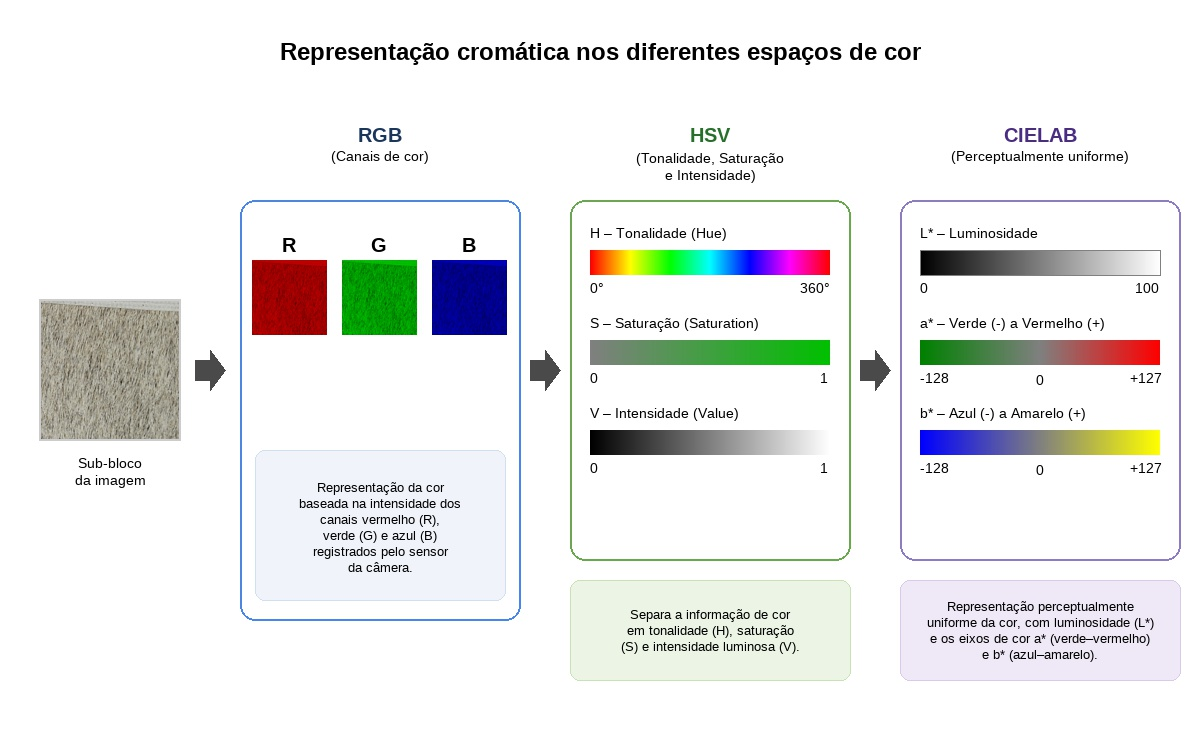
#> input picture imagens paper/diagrama_espacos_cor.jpg, 1200 x 750 px
$ python -i aux3.py   (imports and definitions only)
#> lines starting #> are read from the running program, lines starting #| are printed output that depends on the picture
import os
import colorsys
from PIL import Image, ImageDraw, ImageFont

def get_font(size, bold=False):
    """Busca uma fonte com suporte a acentos compatível com Windows, Mac ou Linux."""
    # Lista de fontes comuns em diferentes sistemas operacionais
    font_list = [
        "arialbd.ttf" if bold else "arial.ttf",                   # Windows
        "Arial Bold.ttf" if bold else "Arial.ttf",                # Mac
        "LiberationSans-Bold.ttf" if bold else "LiberationSans-Regular.ttf", # Linux
        "DejaVuSans-Bold.ttf" if bold else "DejaVuSans.ttf"       # Linux alternativo
    ]

    for font_name in font_list:
        try:
            return ImageFont.truetype(font_name, size)
        except IOError:
            continue

    print("AVISO: Nenhuma fonte padrão com acentos encontrada. O texto pode bugar.")
    return ImageFont.load_default()

def draw_text_centered(draw, pos, text, font, fill="black"):
    """Desenha um texto centralizado em uma determinada posição."""
    x, y = pos
    try:
        bbox = draw.textbbox((0, 0), text, font=font)
        w = bbox[2] - bbox[0]
        h = bbox[3] - bbox[1]
        draw.text((x - w / 2, y - h / 2), text, font=font, fill=fill, align="center")
    except AttributeError:
        draw.text((x - 50, y - 10), text, font=font, fill=fill)

def create_gradient_bar(width, height, color_type):
    """Cria as barras de gradiente para HSV e CIELAB."""
    img = Image.new('RGB', (width, height))
    draw = ImageDraw.Draw(img)

    for x in range(width):
        t = x / (width - 1)

        if color_type == 'H': # Matiz (Arco-íris)
            r, g, b = [int(c * 255) for c in colorsys.hsv_to_rgb(t, 1.0, 1.0)]
        elif color_type == 'S': # Saturação (Cinza para Verde)
            r, g, b = int(128 * (1-t)), int(128 * (1-t) + 128 * t * 1.5), int(128 * (1-t))
            g = min(255, g)
        elif color_type == 'V' or color_type == 'L': # Luminosidade/Valor (Preto para Branco)
            r = g = b = int(t * 255)
        elif color_type == 'a': # Verde (-) para Vermelho (+) via Cinza
            if t < 0.5:
                # Verde (0,128,0) para Cinza (128,128,128)
                t2 = t * 2
                r = b = int(0 + 128 * t2)
                g = 128
            else:
                # Cinza (128,128,128) para Vermelho (255,0,0)
                t2 = (t - 0.5) * 2
                r = int(128 + 127 * t2)
                g = b = int(128 - 128 * t2)
        elif color_type == 'b': # Azul (-) para Amarelo (+) via Cinza
            if t < 0.5:
                # Azul (0,0,255) para Cinza (128,128,128)
                t2 = t * 2
                r = g = int(0 + 128 * t2)
                b = int(255 - 127 * t2)
            else:
                # Cinza (128,128,128) para Amarelo (255,255,0)
                t2 = (t - 0.5) * 2
                r = g = int(128 + 127 * t2)
                b = int(128 - 128 * t2)
        else:
            r = g = b = 255

        draw.line([(x, 0), (x, height)], fill=(r, g, b))

    return img

def create_rgb_channels(image, size):
    """Extrai os canais R, G e B de uma imagem e retorna 3 imagens coloridas isoladas."""
    img_resized = image.resize((size, size)).convert('RGB')
    r, g, b = img_resized.split()
    zero = Image.new('L', img_resized.size)

    img_r = Image.merge('RGB', (r, zero, zero))
    img_g = Image.merge('RGB', (zero, g, zero))
    img_b = Image.merge('RGB', (zero, zero, b))

    return img_r, img_g, img_b

def draw_arrow(draw, x, y):
    """Desenha a setinha de transição entre os painéis."""
    draw.polygon([(x, y-10), (x+15, y-10), (x+15, y-20), (x+30, y), (x+15, y+20), (x+15, y+10), (x, y+10)], fill="#4A4A4A")

def generate_color_spaces_diagram(input_path, output_path="diagrama_cores.jpg"):
#> called with input_path = 'diagrama_espacos_cor.jpg', output_path = 'diagrama_cores.jpg'
    if not os.path.exists(input_path):
        print(f"ERRO: Arquivo '{input_path}' não encontrado.")
        return

    base_img = Image.open(input_path)
#> base_img is the input picture: PIL image 1200x750 RGB; mean R, G, B 235.8, 236.6, 235.6

    # Configurações de layout
    canvas_w = 1200
    canvas_h = 750
    bg_color = (255, 255, 255)

    # Criar o canvas final
    final_img = Image.new('RGB', (canvas_w, canvas_h), bg_color)
#> final_img: PIL image 1200x750 RGB; every value is 255
    draw = ImageDraw.Draw(final_img)

    # Fontes atualizadas para garantir os acentos
    font_title = get_font(24, bold=True)
    font_header = get_font(20, bold=True)
    font_sub = get_font(14)
    font_text = get_font(13)

    # Título Principal
    draw_text_centered(draw, (canvas_w//2, 50), "Representação cromática nos diferentes espaços de cor", font_title)

    # --- PARTE 1: IMAGEM ORIGINAL ---
    img_size = 140
    input_cropped = base_img.resize((img_size, img_size))
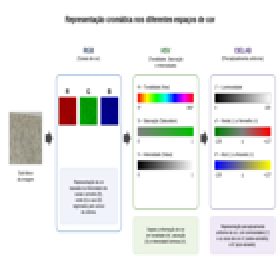
#> input_cropped: PIL image 140x140 RGB (shown 2 times larger); mean R, G, B 235.5, 236.4, 235.4
    final_img.paste(input_cropped, (40, 300))
    draw.rectangle([39, 299, 40+img_size, 300+img_size], outline="#CCCCCC", width=2)
    draw_text_centered(draw, (40 + img_size//2, 470), "Sub-bloco\nda imagem", font_sub)

    draw_arrow(draw, 195, 370)

    # --- PARTE 2: RGB ---
    box_w = 280
    box_h = 420
    box_x = 240
    box_y = 200

    # Textos de Cabeçalho RGB
    draw_text_centered(draw, (box_x + box_w//2, 130), "RGB", font_header, fill="#1B365D")
    draw_text_centered(draw, (box_x + box_w//2, 155), "(Canais de cor)", font_sub)

    # Caixa principal RGB
    draw.rounded_rectangle([box_x, box_y, box_x+box_w, box_y+box_h], radius=15, outline="#4A86E8", width=2)

    # Extrair e colar canais R, G, B
    ch_size = 75
    img_r, img_g, img_b = create_rgb_channels(base_img, ch_size)
#> in create_rgb_channels, `img_resized = image.resize((size, size)).convert('RGB')`:
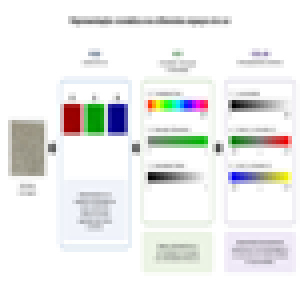
#> img_resized: PIL image 75x75 RGB (shown 4 times larger); mean R, G, B 235.5, 236.3, 235.4
#> in create_rgb_channels, `r, g, b = img_resized.split()`:
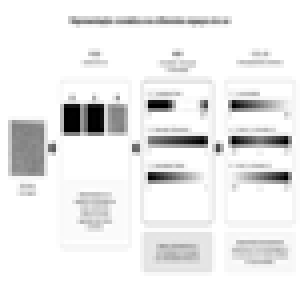
#> b: PIL image 75x75 L (shown 4 times larger); min 0, max 255, mean 235.4
#> in create_rgb_channels, `zero = Image.new('L', img_resized.size)`: zero: PIL image 75x75 L; every value is 0
#> in create_rgb_channels, `img_r = Image.merge('RGB', (r, zero, zero))`:
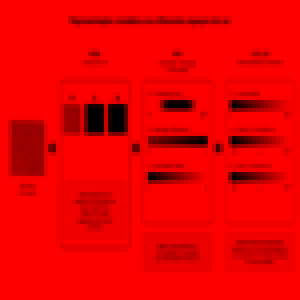
#> img_r: PIL image 75x75 RGB (shown 4 times larger); mean R, G, B 235.5, 0, 0
#> in create_rgb_channels, `img_g = Image.merge('RGB', (zero, g, zero))`:
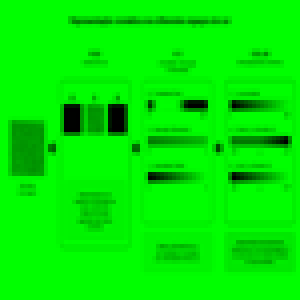
#> img_g: PIL image 75x75 RGB (shown 4 times larger); mean R, G, B 0, 236.3, 0
#> in create_rgb_channels, `img_b = Image.merge('RGB', (zero, zero, b))`:
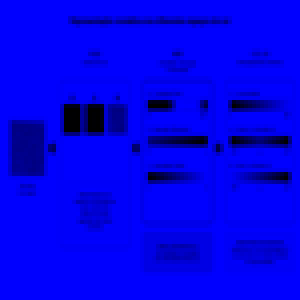
#> img_b: PIL image 75x75 RGB (shown 4 times larger); mean R, G, B 0, 0, 235.4
    gap = 15
    start_ch_x = box_x + (box_w - (ch_size*3 + gap*2)) // 2

    final_img.paste(img_r, (start_ch_x, box_y + 60))
    final_img.paste(img_g, (start_ch_x + ch_size + gap, box_y + 60))
    final_img.paste(img_b, (start_ch_x + ch_size*2 + gap*2, box_y + 60))

    draw_text_centered(draw, (start_ch_x + ch_size//2, box_y + 40), "R", font_header)
    draw_text_centered(draw, (start_ch_x + ch_size + gap + ch_size//2, box_y + 40), "G", font_header)
    draw_text_centered(draw, (start_ch_x + ch_size*2 + gap*2 + ch_size//2, box_y + 40), "B", font_header)

    # Caixa de texto descritivo RGB
    txt_box_y = box_y + 250
    draw.rounded_rectangle([box_x+15, txt_box_y, box_x+box_w-15, txt_box_y+150], radius=10, fill="#F0F4FA", outline="#D0E0F0")
    texto_rgb = "Representação da cor\nbaseada na intensidade dos\ncanais vermelho (R),\nverde (G) e azul (B)\nregistrados pelo sensor\nda câmera."
    draw_text_centered(draw, (box_x + box_w//2, txt_box_y + 75), texto_rgb, font_text)

    draw_arrow(draw, box_x + box_w + 10, 370)

    # --- PARTE 3: HSV ---
    box_x = 570
    draw_text_centered(draw, (box_x + box_w//2, 130), "HSV", font_header, fill="#27702B")
    draw_text_centered(draw, (box_x + box_w//2, 165), "(Tonalidade, Saturação\ne Intensidade)", font_sub)

    draw.rounded_rectangle([box_x, box_y, box_x+box_w, box_y+box_h - 60], radius=15, outline="#6AA84F", width=2)

    bar_w = 240
    bar_h = 25
    bar_start_x = box_x + 20

    # Gradiente H
    grad_y = box_y + 50
    draw.text((bar_start_x, grad_y - 25), "H – Tonalidade (Hue)", fill="black", font=font_sub)
    final_img.paste(create_gradient_bar(bar_w, bar_h, 'H'), (bar_start_x, grad_y))
#> in create_gradient_bar, `img = Image.new('RGB', (width, height))`: img: PIL image 240x25 RGB; every value is 0
    draw.text((bar_start_x, grad_y + bar_h + 5), "0°", fill="black", font=font_sub)
    draw.text((bar_start_x + bar_w - 30, grad_y + bar_h + 5), "360°", fill="black", font=font_sub)

    # Gradiente S
    grad_y += 90
    draw.text((bar_start_x, grad_y - 25), "S – Saturação (Saturation)", fill="black", font=font_sub)
    final_img.paste(create_gradient_bar(bar_w, bar_h, 'S'), (bar_start_x, grad_y))
    draw.text((bar_start_x, grad_y + bar_h + 5), "0", fill="black", font=font_sub)
    draw.text((bar_start_x + bar_w - 10, grad_y + bar_h + 5), "1", fill="black", font=font_sub)

    # Gradiente V
    grad_y += 90
    draw.text((bar_start_x, grad_y - 25), "V – Intensidade (Value)", fill="black", font=font_sub)
    final_img.paste(create_gradient_bar(bar_w, bar_h, 'V'), (bar_start_x, grad_y))
    draw.text((bar_start_x, grad_y + bar_h + 5), "0", fill="black", font=font_sub)
    draw.text((bar_start_x + bar_w - 10, grad_y + bar_h + 5), "1", fill="black", font=font_sub)

    # Caixa descritiva HSV
    draw.rounded_rectangle([box_x, box_y+box_h - 40, box_x+box_w, box_y+box_h + 60], radius=10, fill="#EBF4E5", outline="#C9E2B3")
    texto_hsv = "Separa a informação de cor\nem tonalidade (H), saturação\n(S) e intensidade luminosa (V)."
    draw_text_centered(draw, (box_x + box_w//2, box_y+box_h + 10), texto_hsv, font_text)

    draw_arrow(draw, box_x + box_w + 10, 370)

    # --- PARTE 4: CIELAB ---
    box_x = 900
    draw_text_centered(draw, (box_x + box_w//2, 130), "CIELAB", font_header, fill="#4B2C83")
    draw_text_centered(draw, (box_x + box_w//2, 155), "(Perceptualmente uniforme)", font_sub)

    draw.rounded_rectangle([box_x, box_y, box_x+box_w, box_y+box_h - 60], radius=15, outline="#8E7CC3", width=2)

    bar_start_x = box_x + 20

    # Gradiente L*
    grad_y = box_y + 50
    draw.text((bar_start_x, grad_y - 25), "L* – Luminosidade", fill="black", font=font_sub)
    final_img.paste(create_gradient_bar(bar_w, bar_h, 'L'), (bar_start_x, grad_y))
    draw.rectangle([bar_start_x, grad_y, bar_start_x+bar_w, grad_y+bar_h], outline="gray")
    draw.text((bar_start_x, grad_y + bar_h + 5), "0", fill="black", font=font_sub)
    draw.text((bar_start_x + bar_w - 25, grad_y + bar_h + 5), "100", fill="black", font=font_sub)

    # Gradiente a*
    grad_y += 90
    draw.text((bar_start_x, grad_y - 25), "a* – Verde (-) a Vermelho (+)", fill="black", font=font_sub)
    final_img.paste(create_gradient_bar(bar_w, bar_h, 'a'), (bar_start_x, grad_y))
    draw.text((bar_start_x, grad_y + bar_h + 5), "-128", fill="black", font=font_sub)
    draw_text_centered(draw, (bar_start_x + bar_w//2, grad_y + bar_h + 12), "0", font_sub)
    draw.text((bar_start_x + bar_w - 30, grad_y + bar_h + 5), "+127", fill="black", font=font_sub)

    # Gradiente b*
    grad_y += 90
    draw.text((bar_start_x, grad_y - 25), "b* – Azul (-) a Amarelo (+)", fill="black", font=font_sub)
    final_img.paste(create_gradient_bar(bar_w, bar_h, 'b'), (bar_start_x, grad_y))
    draw.text((bar_start_x, grad_y + bar_h + 5), "-128", fill="black", font=font_sub)
    draw_text_centered(draw, (bar_start_x + bar_w//2, grad_y + bar_h + 12), "0", font_sub)
    draw.text((bar_start_x + bar_w - 30, grad_y + bar_h + 5), "+127", fill="black", font=font_sub)

    # Caixa descritiva CIELAB
    draw.rounded_rectangle([box_x, box_y+box_h - 40, box_x+box_w, box_y+box_h + 60], radius=10, fill="#EFE8F6", outline="#D9C9EB")
    texto_lab = "Representação perceptualmente\nuniforme da cor, com luminosidade (L*)\ne os eixos de cor a* (verde–vermelho)\ne b* (azul–amarelo)."
    draw_text_centered(draw, (box_x + box_w//2, box_y+box_h + 10), texto_lab, font_text)

    # Salvar a imagem final
    final_img.save(output_path, quality=95)
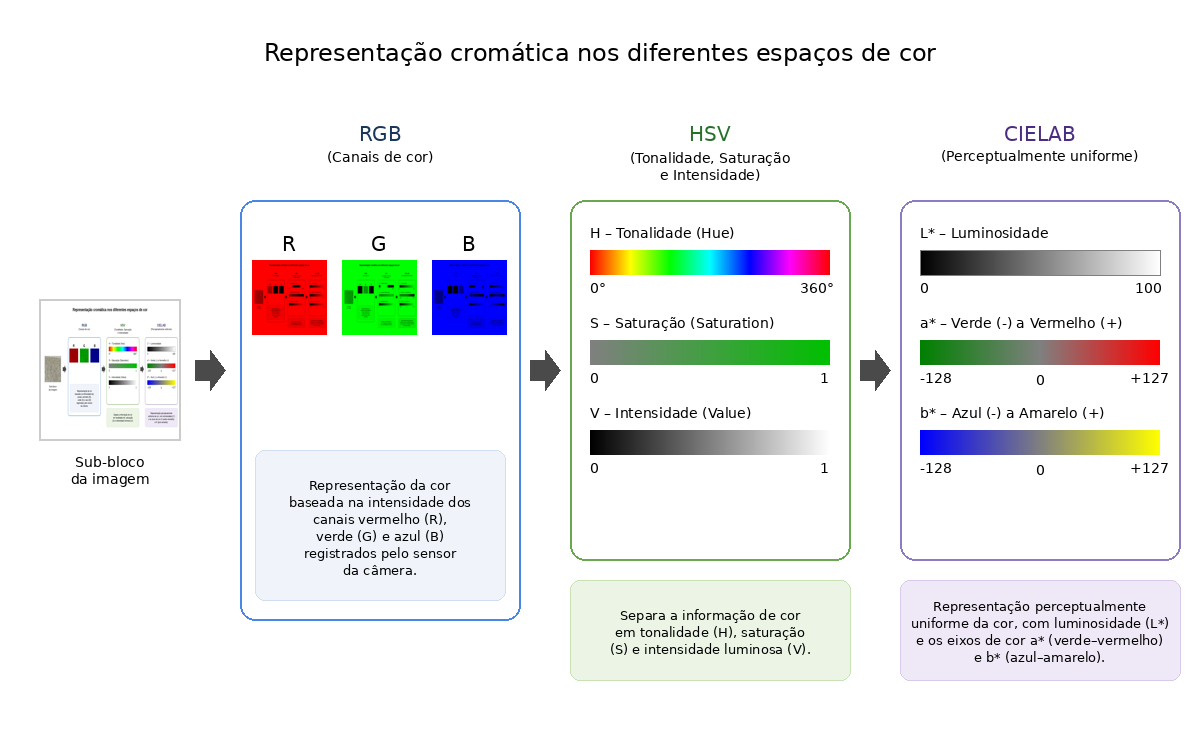
#> saved as diagrama_cores.jpg: PIL image 1200x750 RGB; mean R, G, B 238, 239, 238.6
    print(f"SUCESSO! O diagrama foi salvo como: '{output_path}'")

# ==============================================================================
# EXECUÇÃO DO SCRIPT
# ==============================================================================
# [9 lines not run here, left out]

>>> result = generate_color_spaces_diagram('diagrama_espacos_cor.jpg')
